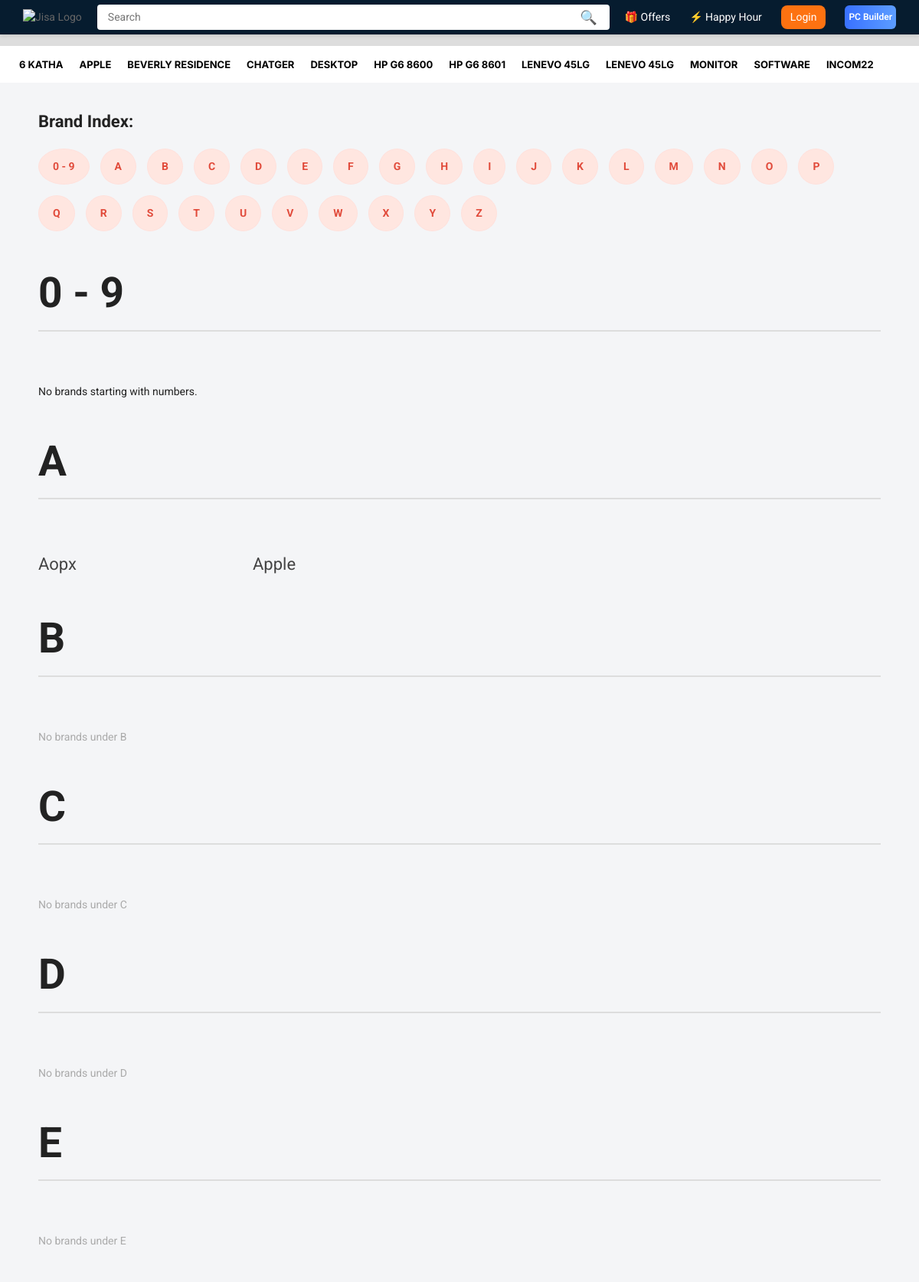
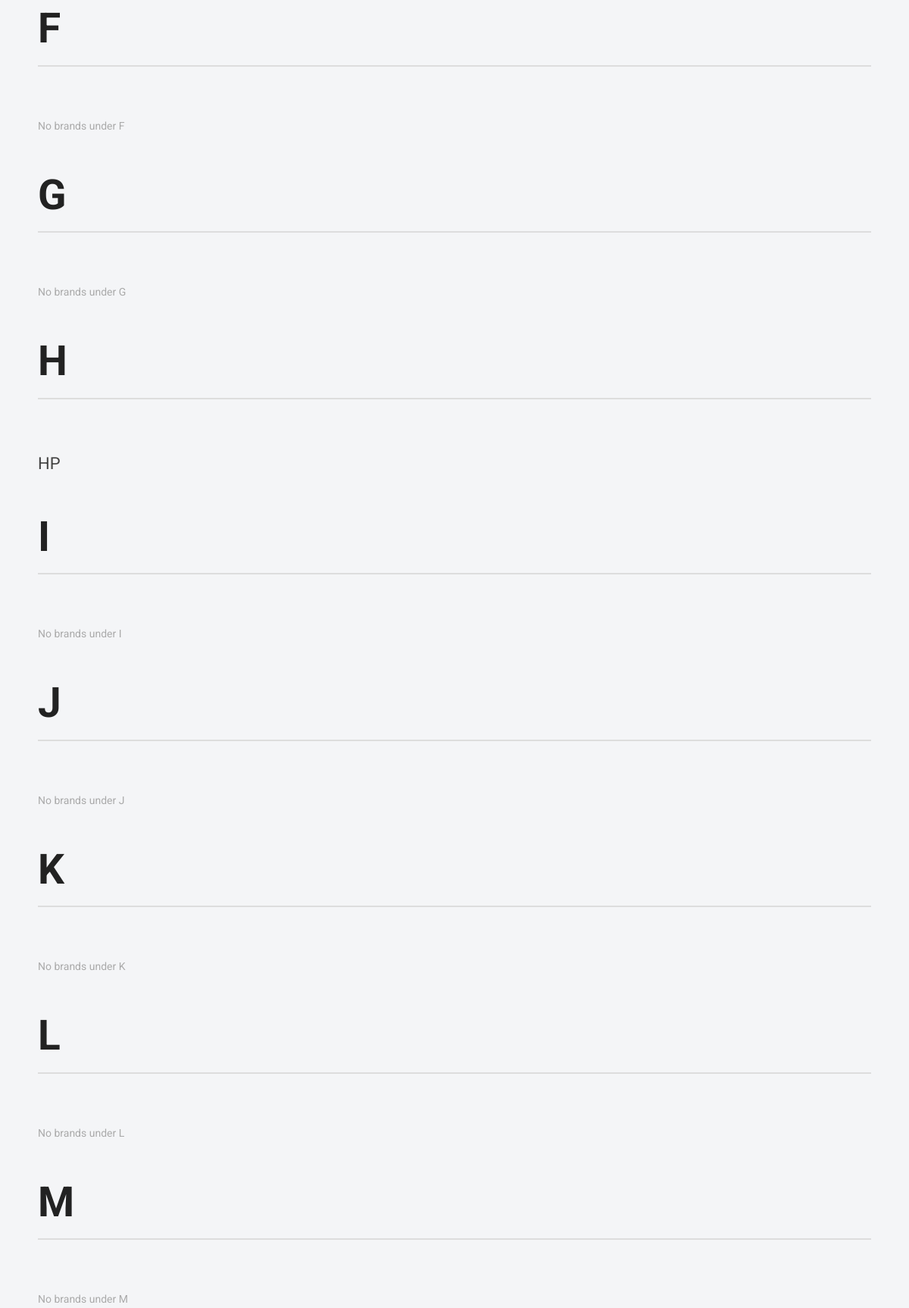
Page /brands/list/ (upper part) on the committed database (2 pictures, top to bottom).
### core/models.py (models this page shows, shortened)
class Category(models.Model):
    name = models.CharField(max_length=100)
    slug = models.SlugField(max_length=120)
    icon = models.CharField(max_length=100, blank=True, null=True)
    is_featured = models.BooleanField(default=False)
    parent = models.ForeignKey(
        'self',
        on_delete=models.CASCADE,
        related_name='children',
        blank=True,
        null=True
    )
    class Meta:
        verbose_name_plural = "Categories"
        unique_together = ('parent', 'slug')  # slug unique per parent
        ordering = ['parent__name', 'name']
    @property
    def has_children(self):
        return self.children.exists()

class Brand(models.Model):
    name = models.CharField(max_length=100, unique=True)
    logo = models.ImageField(upload_to='brands/logos/', blank=True, null=True)
    history = models.TextField(blank=True, null=True)
    is_active = models.BooleanField(default=True)
    class Meta:
        ordering = ['name']

### core/views.py (the view)
# urls.py: path("brands/list/", views.brand_index, name="brand_index"),
def brand_index(request):
    letters = list(string.ascii_uppercase)
    digit_brands = Brand.objects.filter(name__regex=r'^[0-9]').order_by('name')
    brands_by_letter = {}
    print(brands_by_letter)
    for letter in letters:
        brands_by_letter[letter] = Brand.objects.filter(
            name__istartswith=letter
        ).order_by('name')
    context = {
        "digits": digit_brands,
        "letters": letters,
        "brands_by_letter": brands_by_letter,
    }
    return render(request, "brand/brand_index.html", context)

### core/context_processors.py (called while the page is built)
def categories_menu(request):
    categories = Category.objects.filter(parent__isnull=True).prefetch_related('children')
    return {'menu_categories': categories}

### core/templatetags/get_item.py (called while the page is built)
@register.filter
def get_item(dictionary, key):
    return dictionary.get(key)

### core/templates/brand/brand_index.html (shortened to what this page needs)
{% extends "base.html" %}
{% load static %}
{% load get_item %}
{% block content %}
<div class="brand-wrapper">
    <div class="brand-index">
        <strong>Brand Index:</strong>
    </div>
    <div class="letters">
        <a href="#digits">0 - 9</a>
        {% for letter in letters %}
            <a href="#{{ letter }}">{{ letter }}</a>
        {% endfor %}
    </div>
    <h2 id="digits">0 - 9</h2>
    <div class="divider"></div>
    <div class="brand-list">
        {% for brand in digits %}
            <a href="{% url 'brand_products' brand.id %}">{{ brand.name }}</a>
        {% empty %}
            <span>No brands starting with numbers.</span>
        {% endfor %}
    </div>
    {% for letter in letters %}
        <h2 id="{{ letter }}">{{ letter }}</h2>
        <div class="divider"></div>
        <div class="brand-list">
            {% for brand in brands_by_letter|get_item:letter %}
                <a href="{% url 'brand_products' brand.id %}">{{ brand.name }}</a>
            {% empty %}
                <span style="color:#aaa;">No brands under {{ letter }}</span>
            {% endfor %}
        </div>
    {% endfor %}
</div>
{% endblock %}

### templates/base.html (shortened to what this page needs)
{% load static %}
<!DOCTYPE html>
<html lang="en">
<head>
    <link rel="stylesheet" href="{% static 'css/bootstrap/css/bootstrap.min.css' %}">
    <link rel="stylesheet" href="{% static 'css/font-awesome/css/font-awesome.min.css' %}">
    <link rel="stylesheet" href="{% static 'js/datetimepicker/bootstrap-datetimepicker.min.css' %}">
    <link rel="stylesheet" href="{% static 'js/owl-carousel/owl.carousel.css' %}">
    <link rel="stylesheet" href="{% static 'css/themecss/lib.css' %}">
    <link rel="stylesheet" href="{% static 'js/jquery-ui/jquery-ui.min.css' %}">
    <link rel="stylesheet" href="{% static 'css/themecss/so_megamenu.css' %}">
    <link rel="stylesheet" href="{% static 'css/themecss/so-categories.css' %}">
    <link rel="stylesheet" href="{% static 'css/themecss/so-listing-tabs.css' %}">
    <link rel="stylesheet" href="{% static 'css/themecss/animate.css' %}">
    <link rel="stylesheet" href="{% static 'css/themecss/so-super-category.css' %}">
    <link rel="stylesheet" href="{% static 'css/themecss/cpanel.css' %}">
    <link id="color_scheme" rel="stylesheet" href="{% static 'css/theme.css' %}">
    <link rel="stylesheet" href="{% static 'css/responsive.css' %}">
</head>
<body class="common-home res layout-home1">
    <div id="wrapper" class="wrapper-full banners-effect-7">
		<header id="header" class=" variantleft type_1">
			<div class="header-top compact-hidden">
				<div class="custom-navbar-wrapper">
					<div class="custom-navbar-top">
						<div class="custom-logo">
						 <a href="{% url 'home' %}"><img src="https://jisa.com.bd/media/logo/jisa-3-logo.png" alt="Jisa Logo"></a>
						</div>
						<div class="custom-search-box">
						<input type="text" placeholder="Search" />
						<button>🔍</button>
						</div>
						<div class="custom-top-links">
						<div>🎁 Offers</div>
						<div>⚡ Happy Hour</div>
                        {% if request.user.is_authenticated %}
                            <div style="display:flex;align-items:center;gap:10px;">
                                {% if request.user.profile.avatar %}
                                    <img src="{{ request.user.profile.avatar.url }}"
                                        alt="Avatar"
                                        style="width:32px;height:32px;border-radius:50%;object-fit:cover;">
                                {% else %}
                                    <div style="width:32px;height:32px;border-radius:50%;
                                                background:#ccc;display:flex;align-items:center;justify-content:center;
                                                font-size:14px;">👤</div>
                                {% endif %}
                                <a href="{% url 'profile' %}"
                                style="font-weight:bold;color:#ffffffee;text-decoration:none;">
                                    {{ request.user.username }}
                                </a>
                            </div>
                        {% else %}
                            <a href="{% url 'customer_login' %}"
                            style="background-color:#FD7211;border-radius:8px;color:#fff;
                                    padding:5px 12px;text-decoration:none;font-size:14px;">
                            Login
                            </a>
                        {% endif %}
						<div class="custom-pc-builder">PC Builder</div>
						</div>
					</div>
					</div>
			</div>
            <div class="header-center">
                <div class="container">
                    <div class="row">
                        <div class="header-center-right col-md-12 col-sm-12 col-xs-12">
                            <div class="responsive so-megamenu megamenu-style-dev">
                                <nav class="navbar-default">
                                    <div class="container-megamenu horizontal">
                                        <div class="megamenu-wrapper">
                                            <div class="megamenu-pattern">
                                                <div class="container">
                                                    <ul class="megamenu" data-transition="slide" data-animationtime="250">
                                                        {% for cat in menu_categories|slice:":12" %}
                                                            <li class="with-sub-menu hover main-item">
                                                                <a href="{% url 'category_products' cat.slug %}">
                                                                    {{ cat.name }}
                                                                </a>
                                                            </li>
                                                        {% endfor %}
                                                    </ul>
                                                </div>
                                        </div>
                                    </div>
                                </nav>
                            </div>
                        </div>
                    </div>
                </div>
            </div>
		</header>
		<main id="content" class="page-main">
            {% block content %}
            {% endblock %}
		</main >
{% load static %}
<link rel="stylesheet" href="{% static 'css/themecss/cpanel.css' %}" type="text/css" media="all" />
</body>
</html>

### static/static/css/themecss/so_megamenu.css (style rules this page uses)
.container .container { width: auto !important; }
.so-megamenu .navbar-default { background: transparent; }
.container-megamenu, .container-megamenu .container { padding-left: 0px ; padding-right: 0px ; }
.megamenu-wrapper { position: relative; }
ul.megamenu { margin: 0px; padding: 0px; list-style: none; position: relative; }
ul.megamenu > li { float: left; margin-right:1px; }
ul.megamenu > li > a { display: block; position: relative; color: #fff; font-size: 14px; padding: 15px 18px ; }
@media (min-width: 961px) { .megamenu-wrapper { display: block !important; } }

### templates/base.html (style rules this page uses)
body { margin: 0; font-family: 'Roboto', sans-serif !important; color: #222; }
.custom-navbar-wrapper { width: 100%; box-shadow: 0 2px 5px rgba(0,0,0,0.1); }
.custom-navbar-top { background-color: #061c2f; color: white; padding: 30px 20px; display: flex; align-items: center; justify-content: space-between; }
.custom-logo img { height: 40px; }
.custom-search-box { flex: 1; margin: 0 20px; display: flex; }
.custom-search-box input { width: 100%; padding: 8px 12px; border-radius: 4px 0 0 4px; border: none; outline: none; }
.custom-search-box button { padding: 8px 12px; background-color: white; border: none; border-radius: 0 4px 4px 0; cursor: pointer; }
.custom-top-links { display: flex; gap: 20px; align-items: center; font-size: 14px; }
.custom-top-links div { cursor: pointer; display: flex; align-items: center; gap: 4px; }
.custom-pc-builder { background: linear-gradient(to right, #245ef2, #4a90e2); color: white; padding: 8px 16px; border-radius: 4px; cursor: pointer; }
body { margin: 0; font-family: "Inter", sans-serif; font-size: 14px; background-color: #f4f5f7; }
.header-center, .header-center .container, .header-center .row, .megamenu-wrapper, .megamenu-pattern, .megamenu { margin: 0 !important; padding: 0 !important; }
.custom-navbar-top { background-color: #061c2f; padding: 6px 30px; display: flex; align-items: center; justify-content: space-between; color: white; }
.custom-logo img { height: 35px; }
.custom-search-box input { width: 100%; padding: 6px 14px; font-size: 14px; border: none; border-radius: 4px 0 0 4px; outline: none; }
.custom-search-box button { background: white; border: none; padding: 0 16px; font-size: 18px; cursor: pointer; border-radius: 0 4px 4px 0; }
.custom-top-links { display: flex; align-items: center; gap: 25px; font-size: 14px; }
.custom-top-links div { display: flex; align-items: center; gap: 6px; cursor: pointer; }
.custom-pc-builder { background: linear-gradient(90deg, #3971ff, #5c9dff); padding: 5px 5px; font-size: 12px; color: white; border-radius: 6px; font-weight: 600; cursor: pointer; border: none; }
.megamenu li, .megamenu li:hover, .megamenu li:focus { background: none !important; border: none !important; box-shadow: none !important; }
.megamenu > li > a { font-family: "Inter", sans-serif !important; font-size: 15px; font-weight: 600; padding: 10px 10px !important; color: #000 !important; background: none !important; margin: 0 !important; }
.megamenu-pattern { background: none !important; border: none !important; }
.megamenu-wrapper { background: none !important; padding: 0 !important; margin: 0 !important; }
.megamenu > li { position: relative; }

### core/templates/brand/brand_index.html (style rules this page uses)
.brand-wrapper { max-width: 1400px; margin: auto; padding: 40px 50px; }
.brand-index { font-size: 22px; margin-bottom: 25px; font-weight: 600; }
.letters { display: flex; gap: 14px; flex-wrap: wrap; margin-bottom: 40px; }
.letters a { padding: 12px 18px; border-radius: 50%; background: #ffe6e0; color: #e14b3b; font-weight: bold; text-decoration: none; transition: 0.2s; border: 1px solid #ffe1dc; }
h2 { font-size: 55px; font-weight: 700; margin-top: 50px; margin-bottom: 5px; }
.divider { border-top: 2px solid #ddd; margin: 18px 0 30px 0; }
.brand-list { display: grid; grid-template-columns: repeat(4, 1fr); gap: 20px; margin-bottom: 50px; }
.brand-list a { color: #444; font-size: 22px; text-decoration: none; padding: 6px 0; }

### rows in the picture
Category: name "6 KATHA"
Category: name "APPLE"
Category: name "BEVERLY RESIDENCE"
Category: name "CHATGER"
Category: name "DESKTOP"
Category: name "HP G6 8600"
Category: name "HP G6 8601"
Category: name "LENEVO 45LG"
Category: name "LENEVO 45LG"
Category: name "MONITOR"
Category: name "SOFTWARE"
Category: name "INCOM22"
Brand: name "Aopx"
Brand: name "Apple"
Brand: name "HP"

### other values in the picture
{{ letter }} "A" "B" "C" "D" "E" "F" "G" "H" "I" "J" "K" "L" "M" "N" "O" "P" "Q" "R" "S" "T" "U" "V" "W" "X" "Y" "Z"
{{ letter }} "A" "B" "C" "D" "E" "F" "G" "H" "I" "J" "K" "L" "M"
{{ letter }} "B" "C" "D" "E" "F" "G" "I" "J" "K" "L" "M"
